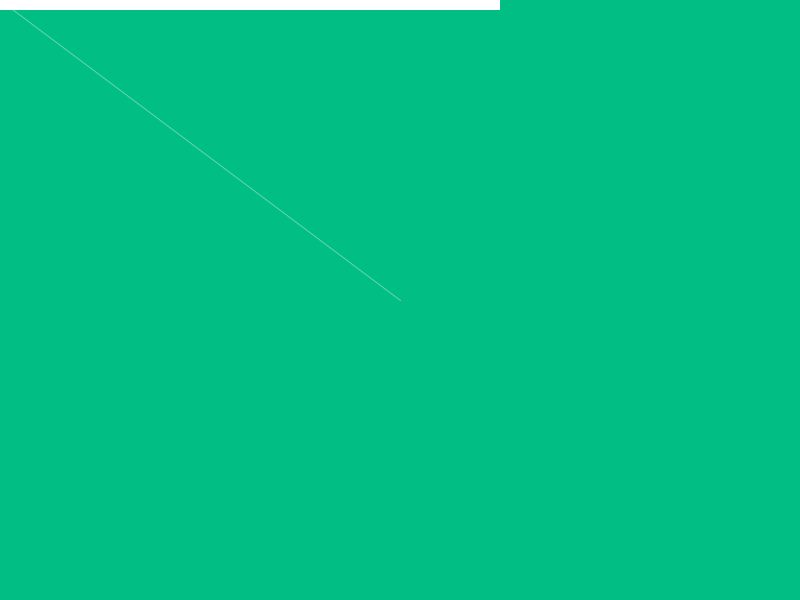
Frame 1 (no input)
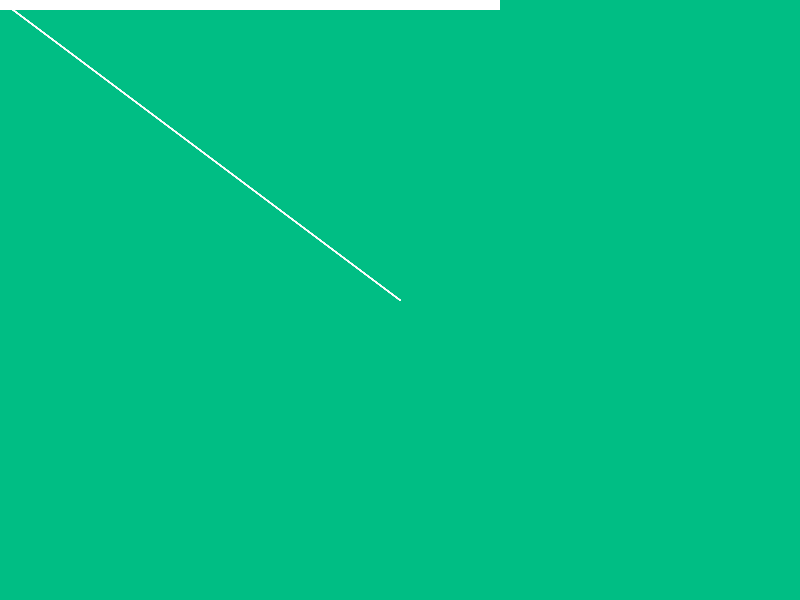
Frame 60 (the mouse pressed at the canvas centre just before this capture)
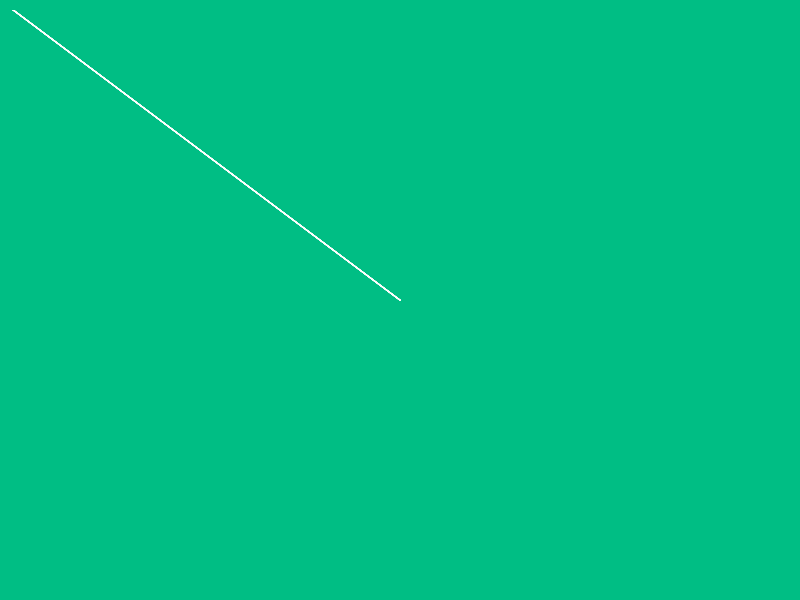
Frame 120 (the mouse held since frame 60 and released just before this capture)

The Processing sketch that drew these frames (run headless with seeded random() and noise(); from frame 60 on, the mouse is pressed at the canvas centre):

// Processing sketch: magnitude
// ── magnitude.pde
/**
** Vectores - magnitud de un vector.
** by #90ED Media Art Studio. 
*/

PVector initPos = new PVector();
void setup(){
  size(800,600);
  background(0,190,132);
  initPos.x = width/2;
  initPos.y = height/2;
  smooth();
  
}

void draw(){
 
  PVector mousePos = new PVector(mouseX,mouseY);
  mousePos.sub(initPos);
  //Calculamos la magnitud del vector.
  float magnitud = mousePos.mag();
  //Aplicamos la magnitud al tamano de un rectangle.
  fill(0,190,132);
  noStroke();
  rect(0,0,width,10);
  fill(255);
  rect(0,0,magnitud,10);
  translate(initPos.x,initPos.y);
  stroke(255,255,255,(int)random(150));
  line(0,0,mousePos.x,mousePos.y);
  
  
  
}
